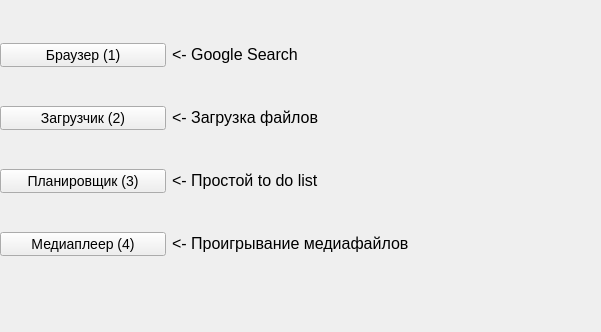
<?xml version="1.0" encoding="UTF-8"?>
<ui version="4.0">
 <class>MainWindow</class>
 <widget class="QMainWindow" name="MainWindow">
  <property name="enabled">
   <bool>true</bool>
  </property>
  <property name="geometry">
   <rect>
    <x>0</x>
    <y>0</y>
    <width>601</width>
    <height>332</height>
   </rect>
  </property>
  <property name="sizePolicy">
   <sizepolicy hsizetype="Preferred" vsizetype="Preferred">
    <horstretch>0</horstretch>
    <verstretch>0</verstretch>
   </sizepolicy>
  </property>
  <property name="minimumSize">
   <size>
    <width>5</width>
    <height>0</height>
   </size>
  </property>
  <property name="cursor">
   <cursorShape>ArrowCursor</cursorShape>
  </property>
  <property name="mouseTracking">
   <bool>false</bool>
  </property>
  <property name="acceptDrops">
   <bool>false</bool>
  </property>
  <property name="windowTitle">
   <string>MainWindow</string>
  </property>
  <property name="layoutDirection">
   <enum>Qt::LeftToRight</enum>
  </property>
  <property name="autoFillBackground">
   <bool>false</bool>
  </property>
  <property name="styleSheet">
   <string notr="true"/>
  </property>
  <widget class="QWidget" name="centralwidget">
   <property name="styleSheet">
    <string notr="true"/>
   </property>
   <widget class="QWidget" name="gridLayoutWidget">
    <property name="geometry">
     <rect>
      <x>0</x>
      <y>10</y>
      <width>581</width>
      <height>281</height>
     </rect>
    </property>
    <layout class="QGridLayout" name="gridLayout">
     <property name="leftMargin">
      <number>0</number>
     </property>
     <property name="topMargin">
      <number>0</number>
     </property>
     <property name="rightMargin">
      <number>0</number>
     </property>
     <property name="bottomMargin">
      <number>0</number>
     </property>
     <item row="3" column="1">
      <widget class="QLabel" name="player">
       <property name="styleSheet">
        <string notr="true">font-size: 16px</string>
       </property>
       <property name="text">
        <string>&lt;- Проигрывание медиафайлов</string>
       </property>
      </widget>
     </item>
     <item row="1" column="1">
      <widget class="QLabel" name="download">
       <property name="styleSheet">
        <string notr="true">font-size: 16px</string>
       </property>
       <property name="text">
        <string>&lt;- Загрузка файлов</string>
       </property>
      </widget>
     </item>
     <item row="2" column="1">
      <widget class="QLabel" name="to_do">
       <property name="styleSheet">
        <string notr="true">font-size: 16px</string>
       </property>
       <property name="text">
        <string>&lt;- Простой to do list</string>
       </property>
      </widget>
     </item>
     <item row="0" column="0">
      <widget class="QPushButton" name="browser_btn">
       <property name="styleSheet">
        <string notr="true">font-size: 14px</string>
       </property>
       <property name="text">
        <string>Браузер (1)</string>
       </property>
      </widget>
     </item>
     <item row="3" column="0">
      <widget class="QPushButton" name="player_btn">
       <property name="styleSheet">
        <string notr="true">font-size: 14px</string>
       </property>
       <property name="text">
        <string>Медиаплеер (4)</string>
       </property>
      </widget>
     </item>
     <item row="0" column="1">
      <widget class="QLabel" name="go_search">
       <property name="styleSheet">
        <string notr="true">font-size: 16px</string>
       </property>
       <property name="text">
        <string>&lt;-  Google Search</string>
       </property>
      </widget>
     </item>
     <item row="1" column="0">
      <widget class="QPushButton" name="downloader_btn">
       <property name="styleSheet">
        <string notr="true">font-size: 14px</string>
       </property>
       <property name="text">
        <string>Загрузчик (2)</string>
       </property>
      </widget>
     </item>
     <item row="0" column="2">
      <widget class="QLabel" name="label">
       <property name="text">
        <string/>
       </property>
      </widget>
     </item>
     <item row="2" column="0">
      <widget class="QPushButton" name="to_do_btn">
       <property name="styleSheet">
        <string notr="true">font-size: 14px</string>
       </property>
       <property name="text">
        <string>Планировщик (3)</string>
       </property>
      </widget>
     </item>
    </layout>
   </widget>
  </widget>
  <action name="actionTest">
   <property name="text">
    <string>Test</string>
   </property>
   <property name="autoRepeat">
    <bool>false</bool>
   </property>
   <property name="visible">
    <bool>false</bool>
   </property>
   <property name="iconVisibleInMenu">
    <bool>false</bool>
   </property>
   <property name="shortcutVisibleInContextMenu">
    <bool>false</bool>
   </property>
  </action>
  <action name="actionsdsfs">
   <property name="text">
    <string>sdsfs</string>
   </property>
  </action>
 </widget>
 <resources/>
 <connections/>
</ui>
